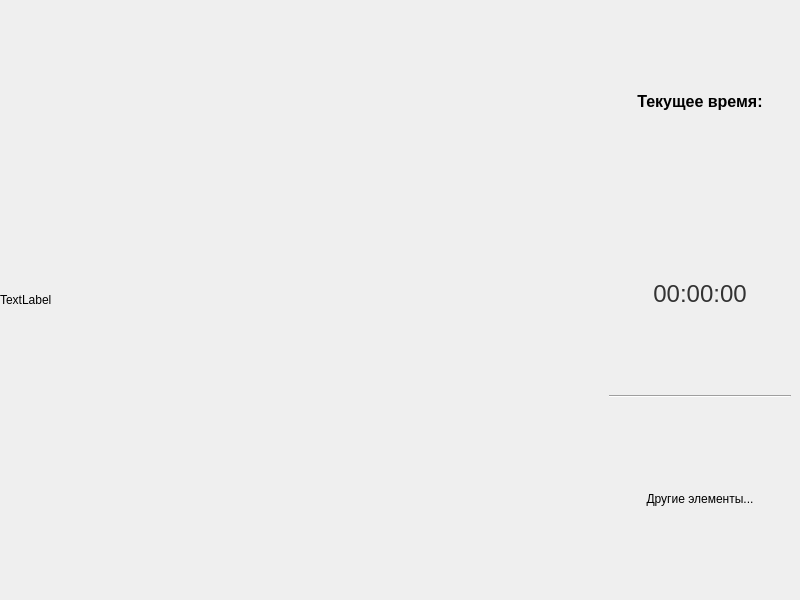
<?xml version="1.0" encoding="UTF-8"?>
<ui version="4.0">
 <class>MainPanel</class>
 <widget class="QWidget" name="MainPanel">
  <property name="geometry">
   <rect>
    <x>0</x>
    <y>0</y>
    <width>800</width>
    <height>600</height>
   </rect>
  </property>
  <property name="windowTitle">
   <string>Home Panel</string>
  </property>
  <layout class="QHBoxLayout" name="horizontalLayout">
   <property name="spacing">
    <number>0</number>
   </property>
   <property name="leftMargin">
    <number>0</number>
   </property>
   <property name="topMargin">
    <number>0</number>
   </property>
   <property name="rightMargin">
    <number>0</number>
   </property>
   <property name="bottomMargin">
    <number>0</number>
   </property>
   <item>
    <widget class="QWidget" name="mainContentArea" native="true">
     <widget class="QWidget" name="verticalLayoutWidget">
      <property name="geometry">
       <rect>
        <x>0</x>
        <y>0</y>
        <width>601</width>
        <height>601</height>
       </rect>
      </property>
      <layout class="QVBoxLayout" name="verticalLayout">
       <item>
        <widget class="QLabel" name="clockLabel">
         <property name="maximumSize">
          <size>
           <width>800</width>
           <height>200</height>
          </size>
         </property>
         <property name="text">
          <string>TextLabel</string>
         </property>
        </widget>
       </item>
      </layout>
     </widget>
    </widget>
   </item>
   <item>
    <widget class="QScrollArea" name="scrollArea">
     <property name="sizePolicy">
      <sizepolicy hsizetype="Expanding" vsizetype="Preferred">
       <horstretch>2</horstretch>
       <verstretch>0</verstretch>
      </sizepolicy>
     </property>
     <property name="maximumSize">
      <size>
       <width>200</width>
       <height>16777215</height>
      </size>
     </property>
     <property name="frameShape">
      <enum>QFrame::Shape::NoFrame</enum>
     </property>
     <property name="widgetResizable">
      <bool>true</bool>
     </property>
     <widget class="QWidget" name="scrollAreaContents">
      <property name="geometry">
       <rect>
        <x>0</x>
        <y>0</y>
        <width>200</width>
        <height>600</height>
       </rect>
      </property>
      <layout class="QVBoxLayout" name="scrollVBoxLayout">
       <property name="spacing">
        <number>10</number>
       </property>
       <property name="topMargin">
        <number>10</number>
       </property>
       <property name="bottomMargin">
        <number>10</number>
       </property>
       <item>
        <widget class="QLabel" name="timeLabelInScroll">
         <property name="styleSheet">
          <string notr="true">font-size: 16px; font-weight: bold;</string>
         </property>
         <property name="text">
          <string>Текущее время:</string>
         </property>
         <property name="alignment">
          <set>Qt::AlignmentFlag::AlignCenter</set>
         </property>
        </widget>
       </item>
       <item>
        <widget class="QLabel" name="scrollClockLabel">
         <property name="styleSheet">
          <string notr="true">font-size: 24px; color: #333333;</string>
         </property>
         <property name="text">
          <string>00:00:00</string>
         </property>
         <property name="alignment">
          <set>Qt::AlignmentFlag::AlignCenter</set>
         </property>
        </widget>
       </item>
       <item>
        <widget class="Line" name="line">
         <property name="orientation">
          <enum>Qt::Orientation::Horizontal</enum>
         </property>
        </widget>
       </item>
       <item>
        <widget class="QLabel" name="label">
         <property name="text">
          <string>Другие элементы...</string>
         </property>
         <property name="alignment">
          <set>Qt::AlignmentFlag::AlignCenter</set>
         </property>
        </widget>
       </item>
      </layout>
     </widget>
    </widget>
   </item>
  </layout>
 </widget>
 <resources/>
 <connections/>
</ui>
